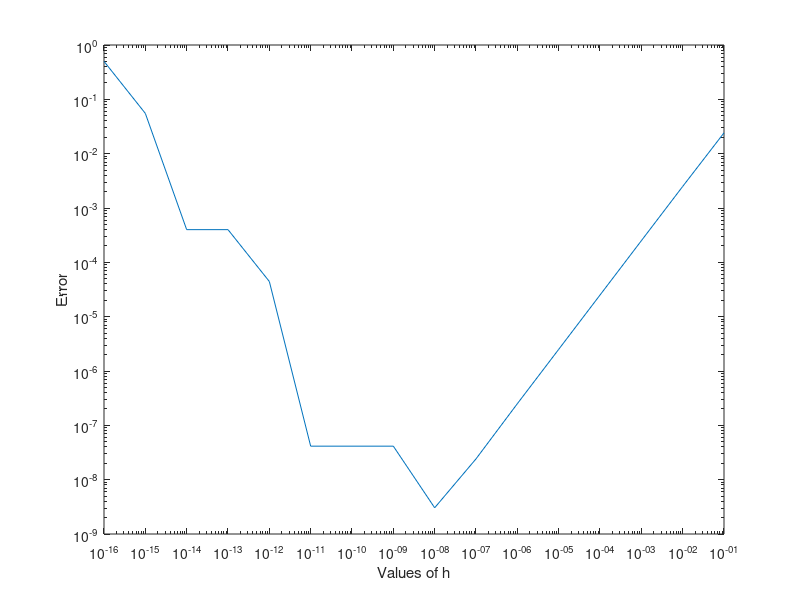

Recreate this plot in MATLAB.
% Q2

% a.
x = 4;
result = 1/(1 + x*x) % derivative of atan(x)


% b.
a = 1;
trueval = 1/(1 + a*a); % derivative of atan(a)
Error = [];% creation of Error array
for i = 1:16 % loop for executive error of different stepsizes
    h = 10^-i;
    expval = (atan(a + h) - atan(a))/h;
    Error(i) = abs(trueval - expval); % creates an array of 1X16 values of array at different valyes of stepsizes
end
n = [-1: -1: -16];
h = 10.^n; % array of 16 different values of h
loglog(h, Error) % Graph b/w values of h and Error
xlabel('Values of h');
ylabel('Error');